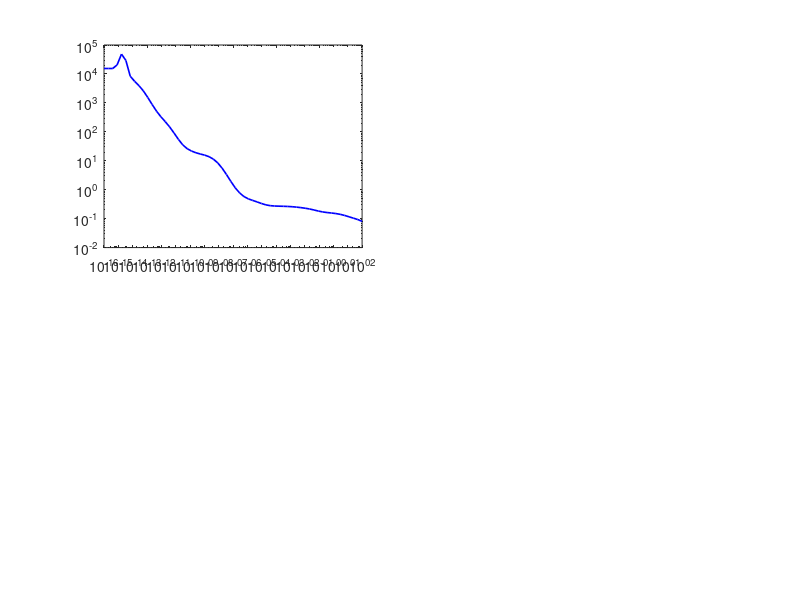

Reproduce this figure in MATLAB. (Note: this script raises an error after producing the figure.)
% ls_diagonal_loading.m
% 最小二乘模型求解的"坏矩阵"问题，以及业界通用的对角加载（ridge / Tikhonov /
% Levenberg-Marquardt 阻尼）解法。
%
% 演示要点：
%   1. 法方程 (A'*A) 的条件数是 A 的平方；即便 A'*A 通过正定判别（chol 成功、
%      最小特征值 > 0），解仍可能发散 —— 正定 不等于 良态。
%   2. 在 A'*A 的对角线加微扰 lambda*I（对角加载）后，条件数被压到
%      (s_max^2 + lambda) / (s_min^2 + lambda)，解被稳定。
%   3. lambda 的取舍：太小仍发散，太大过度收缩（有偏），中间存在最优，可用
%      L 曲线 / GCV / 交叉验证选取。

clear; close all; clc;

% 抑制 MATLAB 对病态矩阵的重复警告：这个警告本身就是本脚本要说明的"症状"，
% 条件数已在下方显式打印，避免 lambda 扫频时刷屏。
warning('off','MATLAB:nearlySingularMatrix');

%% 1. 构造一个病态的最小二乘问题 ---------------------------------------
N = 200;                 % 观测点数
P = 15;                  % 参数（回归元）个数

rng(1);
t  = sort(rand(N,1));                 % 采样点
A  = zeros(N,P);
for k = 1:P
    A(:,k) = t.^(k-1);                % 单项式基 1, t, t^2, ...（Vandermonde，经典病态）
end

theta_true = 0.1 * sin((1:P)' / 2);   % 真实参数（量级小，便于凸显发散）
b_true     = A * theta_true;
b          = b_true + 1e-3 * randn(N,1);   % 观测 = 无噪声模型 + 小噪声

%% 2. 条件数分析 --------------------------------------------------------
G = A' * A;                           % 法方程矩阵（Gram）
fprintf('cond(A)      = %10.3e\n', cond(A));
fprintf('cond(A''*A)  = %10.3e    <-- 平方放大\n', cond(G));
fprintf('min eig(G)   = %10.3e\n', min(eig(G)));

%% 3. "正定判别"的陷阱 ------------------------------------------------
% 矩阵确实是正定的（chol 成功、特征值全正），但无正则解仍然发散。
[R, p] = chol(G);
fprintf('\nchol(G) 退出标志 p = %d   (p==0 表示 G 通过正定判别)\n', p);

theta_ne  = G \ (A'*b);               % 法方程最小二乘  (== A\b，但数值更脆)
theta_qr  = A \ b;                    % QR/SVD 反斜杠（更稳，避免平方）
theta_opt = theta_true;               % 参考：真实参数

fprintf('\n                   ||theta||      ||theta - true||\n');
fprintf('真实参数          %12.4g     %12.4g\n', norm(theta_true), 0);
fprintf('法方程 LS         %12.4g     %12.4g\n', norm(theta_ne), norm(theta_ne - theta_true));
fprintf('QR  LS (A\\b)     %12.4g     %12.4g\n', norm(theta_qr), norm(theta_qr - theta_true));

%% 4. 对角加载（加微扰）------------------------------------------------
lambda_list = logspace(-16, 2, 60);
nlam = numel(lambda_list);

norm_theta  = zeros(nlam,1);          % 解范数（收缩程度）
err_theta   = zeros(nlam,1);          % 参数恢复误差
pred_mse    = zeros(nlam,1);          % 测试集预测 MSE
cond_reg    = zeros(nlam,1);          % 正则化后条件数

% 独立测试集（无噪声），用于衡量泛化而非拟合
rng(2);
tt = sort(rand(N,1));
At = zeros(N,P);
for k = 1:P
    At(:,k) = tt.^(k-1);
end
bt = At * theta_true;

for i = 1:nlam
    lam = lambda_list(i);
    th  = (G + lam*eye(P)) \ (A'*b);
    norm_theta(i) = norm(th);
    err_theta(i)  = norm(th - theta_true);
    pred_mse(i)   = mean((At*th - bt).^2);
    cond_reg(i)   = cond(G + lam*eye(P));
end

% 最优 lambda（按参数误差；实际工程中换成 L 曲线 / GCV / 交叉验证）
[~, iopt] = min(err_theta);
lam_opt = lambda_list(iopt);

fprintf('\n最优 lambda（按参数误差） = %.3g\n', lam_opt);
fprintf('对角加载@最优:    ||theta|| = %.4g   ||theta-true|| = %.4g\n', ...
    norm_theta(iopt), err_theta(iopt));
fprintf('无正则(QR) 误差放大倍数 = %.3g\n', norm(theta_qr - theta_true) / err_theta(iopt));

%% 5. 可视化 ------------------------------------------------------------
figure('Name','LSM 对角加载','NumberTitle','off');

subplot(2,2,1);
loglog(lambda_list, norm_theta, 'b-', 'LineWidth',1.2); hold on;
yline(norm(theta_true), 'r--', '||true||');
xline(lam_opt, 'k--', sprintf('\\lambda^*=%.1e', lam_opt));
xlabel('\lambda'); ylabel('||\theta(\lambda)||');
title('解范数随 \lambda 单调收缩'); grid on;

subplot(2,2,2);
semilogx(lambda_list, err_theta, 'b-', 'LineWidth',1.2); hold on;
xline(lam_opt, 'k--');
xlabel('\lambda'); ylabel('||\theta - \theta_{true}||');
title('参数恢复误差（U 形，存在最优）'); grid on;

subplot(2,2,3);
loglog(lambda_list, cond_reg, 'b-', 'LineWidth',1.2); hold on;
yline(cond(G), 'r--', '无正则 \kappa(G)');
xlabel('\lambda'); ylabel('\kappa(G+\lambda I)');
title('条件数随 \lambda 单调下降'); grid on;

subplot(2,2,4);
semilogx(lambda_list, pred_mse, 'b-', 'LineWidth',1.2); hold on;
xline(lam_opt, 'k--');
xlabel('\lambda'); ylabel('测试集预测 MSE');
title('泛化误差（bias-variance 折中）'); grid on;

fprintf('\n演示完成。\n');
